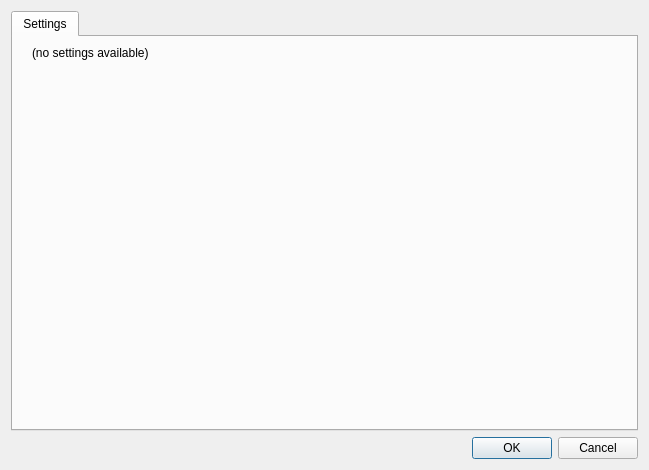
<?xml version="1.0" encoding="UTF-8"?>
<ui version="4.0">
 <class>ProjectSettingsDialog</class>
 <widget class="QDialog" name="ProjectSettingsDialog">
  <property name="geometry">
   <rect>
    <x>0</x>
    <y>0</y>
    <width>649</width>
    <height>470</height>
   </rect>
  </property>
  <property name="windowTitle">
   <string>Dialog</string>
  </property>
  <layout class="QVBoxLayout" name="verticalLayout">
   <item>
    <widget class="QTabWidget" name="tabs">
     <property name="currentIndex">
      <number>0</number>
     </property>
     <widget class="QWidget" name="tabSettings">
      <attribute name="title">
       <string>Settings</string>
      </attribute>
      <layout class="QFormLayout" name="formLayout_2">
       <item row="0" column="1">
        <widget class="QLabel" name="labelExplanation">
         <property name="text">
          <string>(no settings available)</string>
         </property>
        </widget>
       </item>
       <item row="1" column="1">
        <spacer name="verticalSpacer">
         <property name="orientation">
          <enum>Qt::Orientation::Vertical</enum>
         </property>
         <property name="sizeHint" stdset="0">
          <size>
           <width>20</width>
           <height>40</height>
          </size>
         </property>
        </spacer>
       </item>
       <item row="0" column="0">
        <widget class="QLabel" name="labelEmpty">
         <property name="text">
          <string> </string>
         </property>
        </widget>
       </item>
      </layout>
     </widget>
    </widget>
   </item>
   <item>
    <widget class="QDialogButtonBox" name="btnsDialog">
     <property name="orientation">
      <enum>Qt::Orientation::Horizontal</enum>
     </property>
     <property name="standardButtons">
      <set>QDialogButtonBox::StandardButton::Cancel|QDialogButtonBox::StandardButton::Ok</set>
     </property>
    </widget>
   </item>
  </layout>
 </widget>
 <resources/>
 <connections>
  <connection>
   <sender>btnsDialog</sender>
   <signal>accepted()</signal>
   <receiver>ProjectSettingsDialog</receiver>
   <slot>accept()</slot>
   <hints>
    <hint type="sourcelabel">
     <x>248</x>
     <y>254</y>
    </hint>
    <hint type="destinationlabel">
     <x>157</x>
     <y>274</y>
    </hint>
   </hints>
  </connection>
  <connection>
   <sender>btnsDialog</sender>
   <signal>rejected()</signal>
   <receiver>ProjectSettingsDialog</receiver>
   <slot>reject()</slot>
   <hints>
    <hint type="sourcelabel">
     <x>316</x>
     <y>260</y>
    </hint>
    <hint type="destinationlabel">
     <x>286</x>
     <y>274</y>
    </hint>
   </hints>
  </connection>
 </connections>
</ui>
